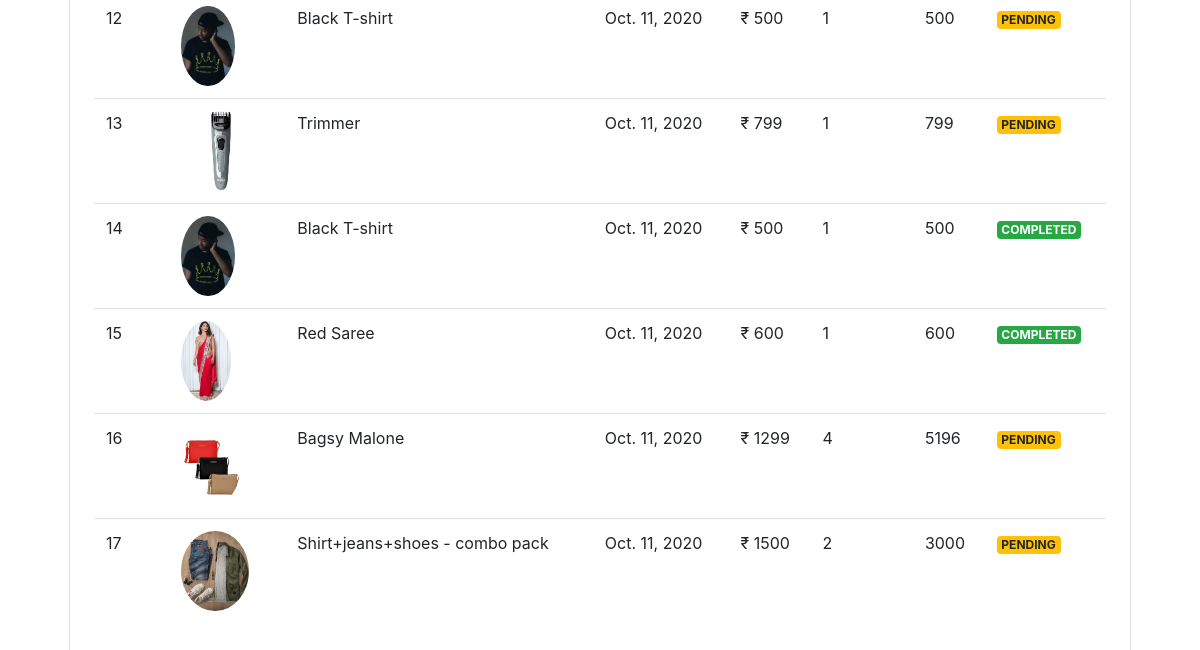
The page /orders (signed in, lower part) on the database as committed earlier.
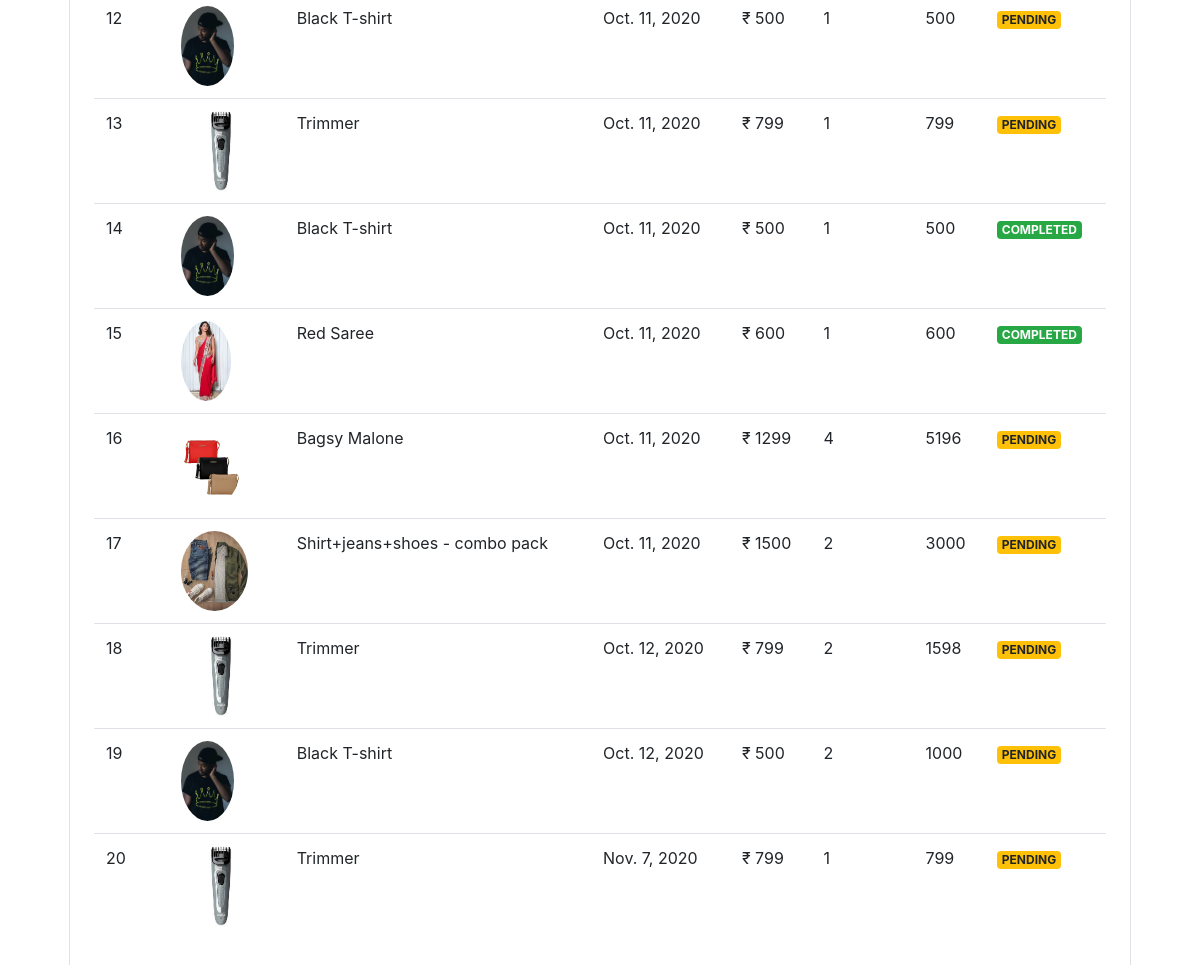
The same page on the database as committed later.
### store/models/orders.py (models this page shows, shortened)
class Order(models.Model):
    product = models.ForeignKey(Product, on_delete=models.CASCADE)
    customer = models.ForeignKey(Customer, on_delete=models.CASCADE)
    quantity = models.IntegerField(default=1)
    price = models.IntegerField()
    address = models.CharField(max_length=50, default=" ", blank=True)
    phone = models.CharField(max_length=50, default=" ", blank=True)
    date = models.DateField(default=datetime.datetime.today)
    status = models.BooleanField(default=False)
    @staticmethod
    def get_orders_by_customer(customer_id):
        return Order\
            .objects\
            .filter(customer = customer_id)\
            .order_by('-date')

### store/models/product.py (models this page shows, shortened)
class Product(models.Model):
    name = models.CharField(max_length=50)
    price = models.IntegerField(default=0)
    category = models.ForeignKey(Category , on_delete= models.CASCADE,default=1)
    description = models.CharField(max_length=200,default=0,null=True,blank=True)
    image = models.ImageField(upload_to="uploads/products/")

### store/middlewares/auth.py (the view)
    def middleware(request):
        print(request.session.get('customer'))
        returnurl = request.META['PATH_INFO']
        print(request.META['PATH_INFO'])
        if not request.session.get('customer'):
            return redirect(f'login?return_url={returnurl}')
        response = get_response(request)
        return response

### store/templatetags/custom_filter.py (called while the page is built)
@register.filter(name='currency')
def currency(number):
    return "₹ " + str(number)

@register.filter(name='multiply')
def multiply(number,number1):
    return number * number1

### store/views/orders.py (called while the page is built)
    def get(self,request):
        customer = request.session.get('customer')
        orders = Order.get_orders_by_customer(customer)
        print(orders)
        orders = orders.reverse()
        return render(request,'orders.html',{'orders':orders})

### store/templates/orders.html (shortened to what this page needs)
{% extends 'base.html' %}
{% block content %}
{% load cart %}
{% load custom_filter %}
<div class="container">
    <div class="border rounded p-4 m-4">
        <table class="table">
            <tbody>
            {% for order in orders %}
            <tr>
                <td>{{forloop.counter}}</td>
                <td><img style="height: 80px ;" class="rounded-circle"
                    src="{{order.product.image.url}}" alt=""></td>
                <td>{{order.product.name}}</td>
                <td>{{order.date}}</td>
                <td>{{order.price|currency}}</td>
                <td>{{order.quantity}}</td>
                <td>{{order.quantity|multiply:order.price}}</td>
               {% if order.status %}
               <td><small class=" badge badge-success">COMPLETED</small> </td>
               {% else %}
               <td><small class=" badge badge-warning">PENDING</small> </td>
               {% endif %}
            </tr>
            {% endfor %}
            </tbody>
        </table>
    </div>
</div>
{% endblock %}

Rows that differ between the two databases and show on the page:
added Order: product.image (picture), product.name "Trimmer", date "Oct. 12, 2020", price "₹ 799", quantity "2", quantity|multiply "1598", status "PENDING"
added Order: product.image (picture), product.name "Black T-shirt", date "Oct. 12, 2020", price "₹ 500", quantity "2", quantity|multiply "1000", status "PENDING"
added Order: product.image (picture), product.name "Trimmer", date "Nov. 7, 2020", price "₹ 799", quantity "1", quantity|multiply "799", status "PENDING"
